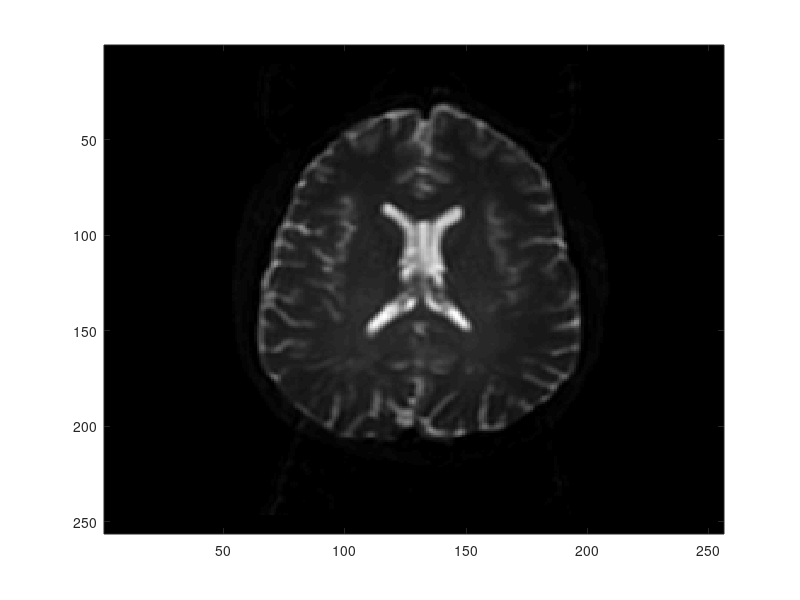
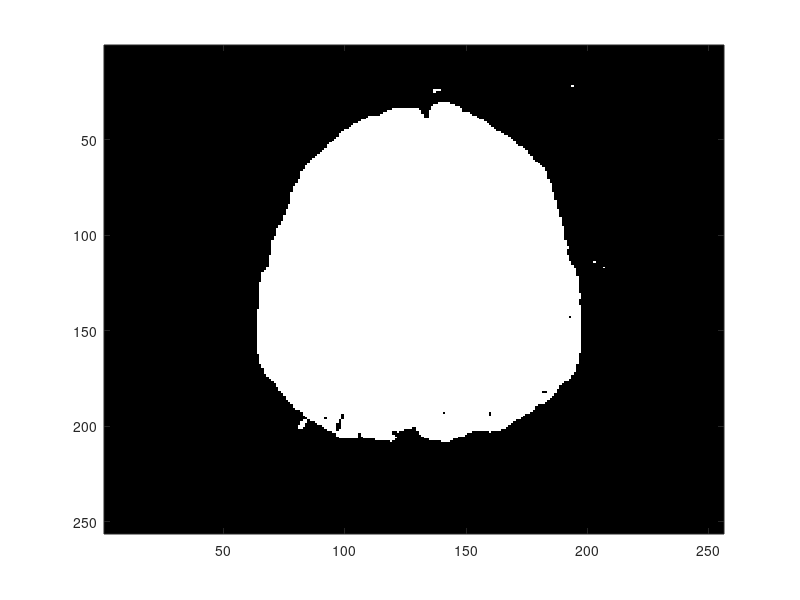
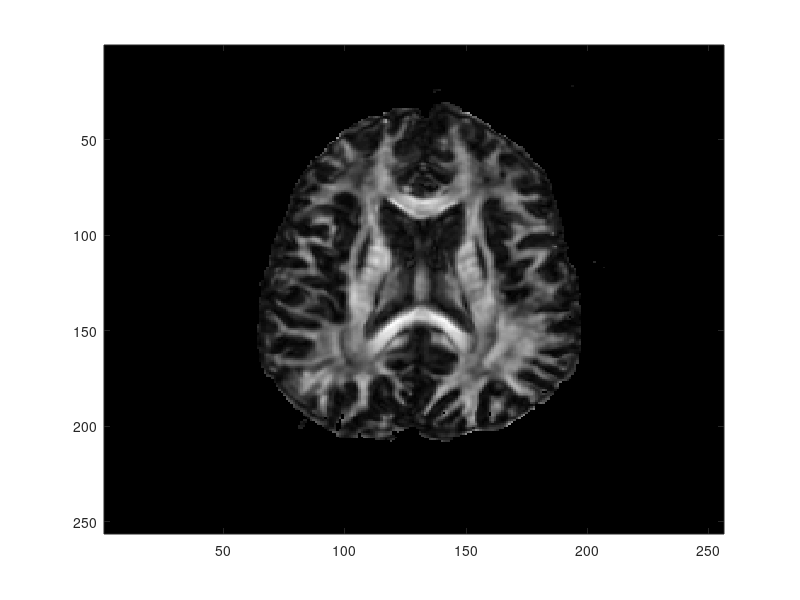
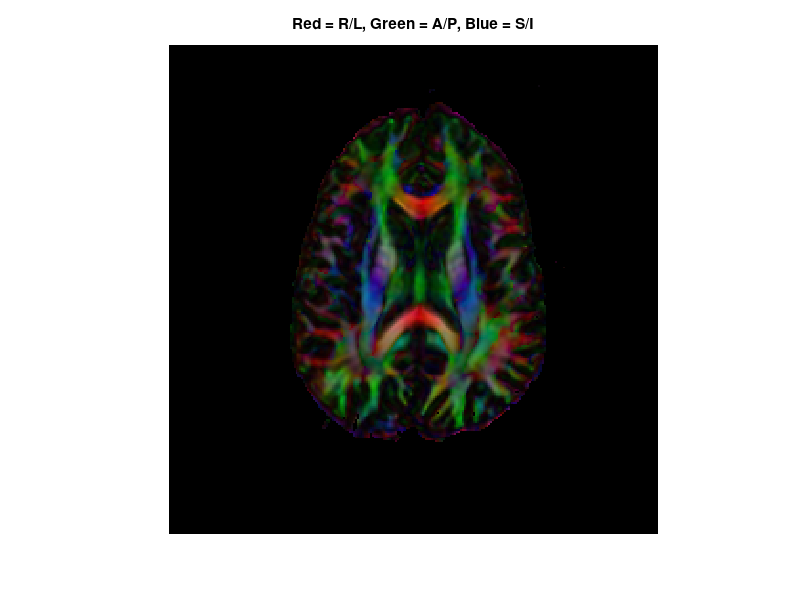

The MATLAB script that drew these images, in order: (Note: this script raises an error after producing the figures.)
load('proj4data.mat');
%displaying the original image
figure
imagesc(anat_m);
colormap(gray)

%creating a mask
mask_m = (anat_m>0.07*max(anat_m(:)));
figure
imagesc(mask_m)
colormap(gray)

%creating the FA matrix
fa_m = zeros(256, 256);
for row=1:256
    for col = 1:256
        if mask_m(row,col)==1
            lambda1 = eigValues_3d(row,col,1);
            lambda2 = eigValues_3d(row,col,2);
            lambda3 = eigValues_3d(row,col,3);
            lambda_bar = (lambda1 + lambda2 + lambda3)/3;
            numerator = (lambda1-lambda_bar)^2+(lambda2-lambda_bar)^2 ...
                +(lambda3-lambda_bar)^2;
            denominator = (lambda1)^2+(lambda2)^2+(lambda3)^2;
            fa_m(row, col) = sqrt(1.5*numerator/denominator);
        end
    end
end
%displaying the gray-scale FA map
figure
imagesc(fa_m)
colormap(gray)

% Display color-coded FA map:
red_m = fa_m .* abs(fastDiffVector_3d(:, :, 1));
green_m = fa_m .* abs(fastDiffVector_3d(:, :, 2));
blue_m = fa_m .* abs(fastDiffVector_3d(:, :, 3));
color_3d = cat(3, red_m, green_m, blue_m);
figure
imagesc(color_3d)
axis image
axis off
title('Red = R/L, Green = A/P, Blue = S/I')

%To define the seed point
figure
imagesc(anat_m)
axis image
colormap(gray)
hold on
disp('Define seed point...')
[x0, y0] = ginput(1);
hold on

x = x0;
y = y0;
x_v = x;
y_v = y;
stepFlag = 1;
cosAngle = 1;
stepSize = 1;
prevStep = [x_v,y_v];

while (stepFlag == 1)
    % To find the fast diffusion direction at the nearest
    % integer values of x and y:

    fast_v = squeeze(fastDiffVector_3d(round(y_v(end)),round(x_v(end)),1:2));

    % Break out of the while loop if the in-plane component of the
    % vector is too small:
    if (sum(fast_v.^2) < 0.5)
        disp('In-plane component of fast_v is too small')
        break
    end
    % To calculate cosAngle, the cosine of the angle between the previous step and
    % fast_v. If cosAngle is negative, reverse the direction of fast_v
    if length(x_v) > 1
        cosAngle = dot(prevStep,fast_v)/(norm(prevStep)*norm(fast_v));
        if cosAngle < 0
            fast_v = -fast_v;
        end
    end

    % Stepping a distance stepSize in the direction of fast_v
    % (i.e., update x_v and y_v):
    x = x+stepSize*fast_v(1);
    y = y+stepSize*fast_v(2);
    x_v = [x_v x];
    y_v = [y_v y];
    
    % line segment to the image to show the current step:
    line([x_v(end-1),x_v(end)],[y_v(end-1),y(end)], 'color', 'y')
    drawnow
    prevStep = fast_v;
    % setting stepFlag = 0 if abs(cosAngle) is too small:
    if abs(cosAngle)<0.5
        stepFlag = 0;
    end
    % End of while loop:
end
hold on
%OPPOSITE DIRECTION:

x2 = x0;
y2 = y0;
x2_v = x0;
y2_v = y0;
stepFlag = 1;
cosAngle2 = 1;
stepSize = 1;
prevStep2 = [x2_v,y2_v];
while(stepFlag == 1)

    fast2_v = -squeeze(fastDiffVector_3d(round(y2_v(end)),round(x2_v(end)),1:2));

    if (sum(fast2_v.^2) < 0.5)
        disp('In-plane component of fast_v is too small')
        break
    end

    if length(x2_v) > 1
        cosAngle2 = dot(prevStep2,fast2_v)/(norm(prevStep2)*norm(fast2_v));
        if cosAngle2 < 0
            fast2_v = -fast2_v;
        end
    end
    
    x2 = x2+stepSize*fast2_v(1);
    y2 = y2+stepSize*fast2_v(2);
    x2_v = [x2_v x2];
    y2_v = [y2_v y2];
    line([x2_v(end-1),x2_v(end)],[y2_v(end-1),y2(end)], 'color', 'y')
    drawnow
    prevStep2 = fast2_v;

    if abs(cosAngle2) < 0.5
        stepFlag = 0;
    end
end
hold off

%creating FA vector and matrix along the fiber path
fa = zeros(256, 256);
X = round([flip(x_v, 2), x2_v(1, 2:end)]);
Y = round([flip(y_v, 2), y2_v(1, 2:end)]);
for i=1:length(X)
    lambda1 = eigValues_3d(Y(1, i),X(1, i),1);
    lambda2 = eigValues_3d(Y(1, i),X(1, i),2);
    lambda3 = eigValues_3d(Y(1, i),X(1, i),3);
    lambda_bar = (lambda1 + lambda2 + lambda3)/3;
    numerator = (lambda1-lambda_bar)^2+(lambda2-lambda_bar)^2 ...
        +(lambda3-lambda_bar)^2;
    denominator = (lambda1)^2+(lambda2)^2+(lambda3)^2;
    fa_v(i) = sqrt(1.5*numerator/denominator);
    fa(Y(i),X(i))=fa_v(i);
end

%plotting FA vector vs position
figure
plot(1:length(X), fa_v)

%displaying the FA matrix
figure
imagesc(fa)
axis image
colormap(gray)
axis off
title("FA along fiber path")
colorbar
